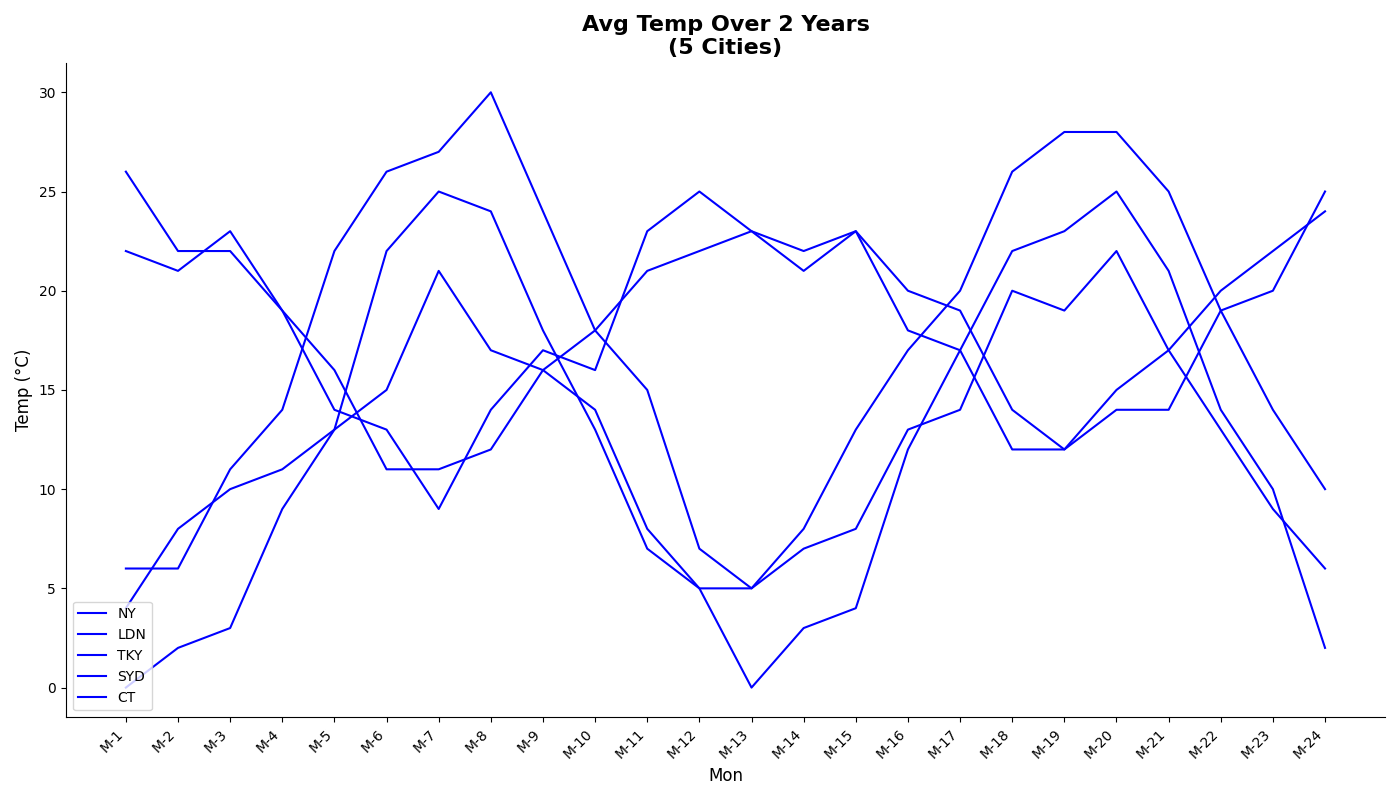

This figure's Python source:
import matplotlib.pyplot as plt
import numpy as np

months = np.arange(1, 25)
cities = ['NY', 'LDN', 'TKY', 'SYD', 'CT']

# Randomly altered temperature data, preserving dimensions
new_york = [0, 2, 3, 9, 13, 22, 25, 24, 18, 13, 7, 5,
            0, 3, 4, 12, 17, 22, 23, 25, 21, 14, 10, 2]
london = [4, 8, 10, 11, 13, 15, 21, 17, 16, 14, 8, 5,
          5, 7, 8, 13, 14, 20, 19, 22, 17, 13, 9, 6]
tokyo = [6, 6, 11, 14, 22, 26, 27, 30, 24, 18, 15, 7,
         5, 8, 13, 17, 20, 26, 28, 28, 25, 19, 14, 10]
sydney = [22, 21, 23, 19, 14, 13, 9, 14, 17, 16, 23, 25,
          23, 22, 23, 18, 17, 12, 12, 15, 17, 20, 22, 24]
cape_town = [26, 22, 22, 19, 16, 11, 11, 12, 16, 18, 21, 22,
             23, 21, 23, 20, 19, 14, 12, 14, 14, 19, 20, 25]

data = [new_york, london, tokyo, sydney, cape_town]

fig, ax = plt.subplots(figsize=(14, 8))
single_color = 'blue'

for temperatures, city in zip(data, cities):
    ax.plot(months, temperatures, color=single_color, label=city)

ax.set_title('Avg Temp Over 2 Years\n(5 Cities)', fontsize=16, fontweight='bold')
ax.set_xlabel('Mon', fontsize=12)
ax.set_ylabel('Temp (°C)', fontsize=12)

ax.set_xticks(months)
ax.set_xticklabels([f'M-{i}' for i in months], rotation=45, ha='right')

ax.legend(loc='lower left', fontsize=10)

ax.spines['top'].set_visible(False)
ax.spines['right'].set_visible(False)

plt.tight_layout()
plt.show()
